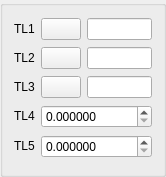
<?xml version="1.0" encoding="UTF-8"?>
<ui version="4.0">
 <class>DlgRef_3Sel2Spin_QTD</class>
 <widget class="QWidget" name="DlgRef_3Sel2Spin_QTD">
  <property name="geometry">
   <rect>
    <x>0</x>
    <y>0</y>
    <width>120</width>
    <height>177</height>
   </rect>
  </property>
  <property name="sizePolicy">
   <sizepolicy hsizetype="Preferred" vsizetype="Preferred">
    <horstretch>0</horstretch>
    <verstretch>0</verstretch>
   </sizepolicy>
  </property>
  <property name="windowTitle">
   <string/>
  </property>
  <layout class="QGridLayout">
   <property name="margin">
    <number>0</number>
   </property>
   <property name="spacing">
    <number>0</number>
   </property>
   <item row="0" column="0">
    <widget class="QGroupBox" name="GroupBox1">
     <property name="sizePolicy">
      <sizepolicy hsizetype="Preferred" vsizetype="Preferred">
       <horstretch>0</horstretch>
       <verstretch>0</verstretch>
      </sizepolicy>
     </property>
     <property name="title">
      <string/>
     </property>
     <layout class="QGridLayout" name="gridLayout">
      <item row="0" column="0">
       <widget class="QLabel" name="TextLabel1">
        <property name="sizePolicy">
         <sizepolicy hsizetype="Fixed" vsizetype="Fixed">
          <horstretch>0</horstretch>
          <verstretch>0</verstretch>
         </sizepolicy>
        </property>
        <property name="text">
         <string>TL1</string>
        </property>
        <property name="wordWrap">
         <bool>false</bool>
        </property>
       </widget>
      </item>
      <item row="0" column="1">
       <widget class="QPushButton" name="PushButton1">
        <property name="sizePolicy">
         <sizepolicy hsizetype="Fixed" vsizetype="Fixed">
          <horstretch>0</horstretch>
          <verstretch>0</verstretch>
         </sizepolicy>
        </property>
        <property name="text">
         <string/>
        </property>
       </widget>
      </item>
      <item row="0" column="2">
       <widget class="QLineEdit" name="LineEdit1"/>
      </item>
      <item row="1" column="0">
       <widget class="QLabel" name="TextLabel2">
        <property name="sizePolicy">
         <sizepolicy hsizetype="Fixed" vsizetype="Fixed">
          <horstretch>0</horstretch>
          <verstretch>0</verstretch>
         </sizepolicy>
        </property>
        <property name="text">
         <string>TL2</string>
        </property>
        <property name="wordWrap">
         <bool>false</bool>
        </property>
       </widget>
      </item>
      <item row="1" column="1">
       <widget class="QPushButton" name="PushButton2">
        <property name="sizePolicy">
         <sizepolicy hsizetype="Fixed" vsizetype="Fixed">
          <horstretch>0</horstretch>
          <verstretch>0</verstretch>
         </sizepolicy>
        </property>
        <property name="text">
         <string/>
        </property>
       </widget>
      </item>
      <item row="1" column="2">
       <widget class="QLineEdit" name="LineEdit2"/>
      </item>
      <item row="2" column="0">
       <widget class="QLabel" name="TextLabel3">
        <property name="sizePolicy">
         <sizepolicy hsizetype="Fixed" vsizetype="Fixed">
          <horstretch>0</horstretch>
          <verstretch>0</verstretch>
         </sizepolicy>
        </property>
        <property name="text">
         <string>TL3</string>
        </property>
        <property name="wordWrap">
         <bool>false</bool>
        </property>
       </widget>
      </item>
      <item row="2" column="1">
       <widget class="QPushButton" name="PushButton3">
        <property name="sizePolicy">
         <sizepolicy hsizetype="Fixed" vsizetype="Fixed">
          <horstretch>0</horstretch>
          <verstretch>0</verstretch>
         </sizepolicy>
        </property>
        <property name="text">
         <string/>
        </property>
       </widget>
      </item>
      <item row="2" column="2">
       <widget class="QLineEdit" name="LineEdit3"/>
      </item>
      <item row="3" column="0">
       <widget class="QLabel" name="TextLabel4">
        <property name="sizePolicy">
         <sizepolicy hsizetype="Fixed" vsizetype="Fixed">
          <horstretch>0</horstretch>
          <verstretch>0</verstretch>
         </sizepolicy>
        </property>
        <property name="text">
         <string>TL4</string>
        </property>
        <property name="wordWrap">
         <bool>false</bool>
        </property>
       </widget>
      </item>
      <item row="3" column="1" colspan="2">
       <widget class="SalomeApp_DoubleSpinBox" name="SpinBox_DX">
        <property name="decimals">
         <number>6</number>
        </property>
        <property name="maximum">
         <double>1000000000.000000000000000</double>
        </property>
       </widget>
      </item>
      <item row="4" column="0">
       <widget class="QLabel" name="TextLabel5">
        <property name="sizePolicy">
         <sizepolicy hsizetype="Fixed" vsizetype="Fixed">
          <horstretch>0</horstretch>
          <verstretch>0</verstretch>
         </sizepolicy>
        </property>
        <property name="text">
         <string>TL5</string>
        </property>
        <property name="wordWrap">
         <bool>false</bool>
        </property>
       </widget>
      </item>
      <item row="4" column="1" colspan="2">
       <widget class="SalomeApp_DoubleSpinBox" name="SpinBox_DY">
        <property name="decimals">
         <number>6</number>
        </property>
        <property name="maximum">
         <double>1000000000.000000000000000</double>
        </property>
       </widget>
      </item>
     </layout>
    </widget>
   </item>
  </layout>
 </widget>
 <layoutdefault spacing="6" margin="11"/>
 <pixmapfunction>qPixmapFromMimeSource</pixmapfunction>
 <customwidgets>
  <customwidget>
   <class>SalomeApp_DoubleSpinBox</class>
   <extends>QDoubleSpinBox</extends>
   <header location="global">SalomeApp_DoubleSpinBox.h</header>
  </customwidget>
 </customwidgets>
 <tabstops>
  <tabstop>PushButton1</tabstop>
  <tabstop>LineEdit1</tabstop>
  <tabstop>PushButton2</tabstop>
  <tabstop>LineEdit2</tabstop>
  <tabstop>PushButton3</tabstop>
  <tabstop>LineEdit3</tabstop>
  <tabstop>SpinBox_DX</tabstop>
 </tabstops>
 <resources/>
 <connections/>
</ui>
